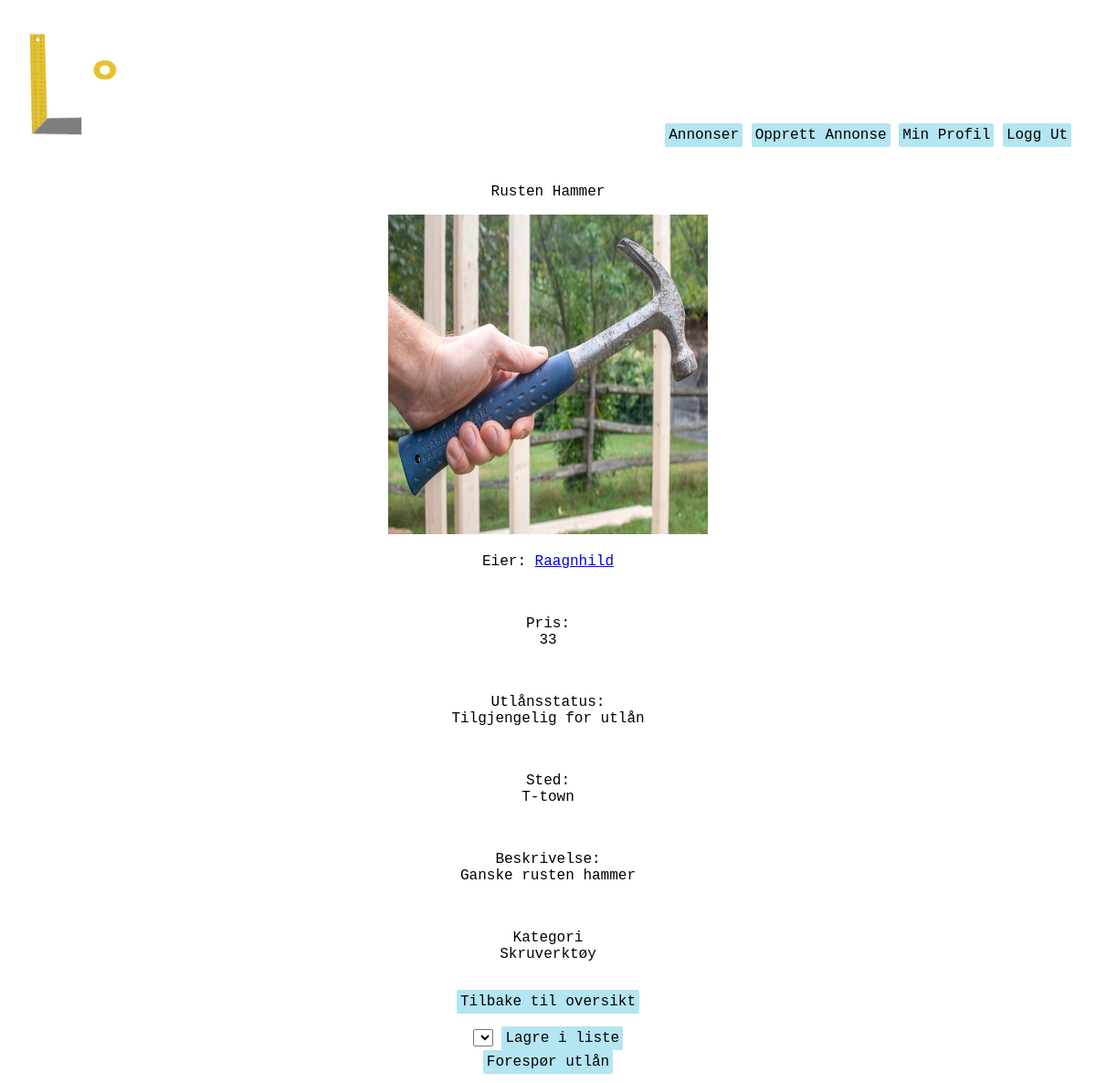
Screenshot of /homepage/listing/36 (signed in) with the database file from the repository.
### homepage/models.py (models this page shows, shortened)
class Listing(models.Model):
    owner = models.ForeignKey(User, verbose_name = 'User', on_delete=models.CASCADE, null=True) #user burde kanskje endres til settings.AUTH_USER_MODEL. må i så fall django.conf import settings
    title = models.CharField(max_length=50, verbose_name="Tittel")
    image = models.ImageField(upload_to='images/', null=True)
    loaned = models.BooleanField(default=False, verbose_name="Utlånt?")
    price = models.PositiveSmallIntegerField(verbose_name='Pris', default=0)
    location = models.CharField(max_length=100, verbose_name="Sted") #burde kanskje være annet enn CharField. Gjør det vanskelig å sortere etter denne attributten
    description = models.TextField(verbose_name="Beskrivelse")
    SW = 1
    PT = 2
    WD = 3
    CT = 4
    SV = 5
    BO = 6
    OT = 7
    CATEGORY_CHOICES = (
        (SW, 'Saging'),
        (PT, 'Maling'),
        (WD, 'Sveising'),
        (CT, 'Kutt/Kapping'),
        (SV, 'Skruverktøy'),
        (BO, 'Slagverktøy'),
        (OT, 'Annet'),
    )
    category = models.PositiveSmallIntegerField(
        choices = CATEGORY_CHOICES,
        default = OT,
        verbose_name="Kategori",
    )

### homepage/views.py (the view)
# urls.py: path('listing/<int:listing_id>', views.listing, name='listing'),
@login_required
def listing(request, listing_id):
    listing = get_object_or_404(Listing, pk = listing_id)
    agreementRequests = listing.agreement_req_listing.all() #forespørsler om å låne annonsen
    notRequested = True #hvorvidt annonsen ikke er forespurt
    loanedBy = None #blir satt til brukeren som evt har lånt objektet
    if request.POST.get('accept_btn'):
        ag_req_pk = request.POST.get('ag_req_pk_field')
        agreement_request = AgreementRequest.objects.get(pk=ag_req_pk)
        createAgreement(listing, agreement_request)
        for request in agreementRequests:
            declineAgreement(agreement_request)
    elif request.POST.get('decline_btn'):
        ag_req_pk = request.POST.get('ag_req_pk_field')
        agreement_request = AgreementRequest.objects.get(pk=ag_req_pk)
        declineAgreement(agreement_request)
    myListing = False
    if listing.owner == request.user:
        myListing = True
        if listing.loaned:
            loanedBy = listing.agreement_listing.get(owner=listing.owner).loaner
        context = {'listing': listing, 'notRequested': notRequested, 'loanedBy': loanedBy, 'agreement_requests':agreementRequests}
        return render(request, 'homepage/my_listing.html', context)
    if request.POST.get('request_btn'):
        agreementRequest = AgreementRequest.objects.create_agreement_request(listing.owner, request.user, listing)
        agreementRequest.save()
    dropdownList = request.user.list_owner.all()
    if request.POST.get('add_to_fav_btn'):
        active_user = request.user
        chosenUserListName = request.POST.get('userListDD')
        chosenUserList = active_user.list_owner.all().filter(listName=chosenUserListName).first()
        chosenUserList.annonser.add(listing)
    dropdownList = request.user.list_owner.all()
    if request.POST.get('add_to_fav_btn'):
        active_user = request.user
        chosenUserListName = request.POST.get('userListDD')
        chosenUserList = active_user.list_owner.all().filter(listName=chosenUserListName).first()
        chosenUserList.annonser.add(listing)
    for requests in agreementRequests:
        if requests.loaner == request.user:
            notRequested= False
    print(myListing)
    context = {'listing': listing, 'notRequested': notRequested, 'loanedBy': loanedBy, 'agreement_requests':agreementRequests, 'myListing':myListing, 'dropdownList':dropdownList}
    return render(request, 'homepage/listing.html', context)

### homepage/templates/homepage/listing.html (shortened to what this page needs)
{% extends "users/base.html" %}
  {% block content %}
      <div>
        <p class="listing_title">{{listing.title}}</p>
        <div class="listingImgBig">
          <img src="{{listing.image.url}} " width="350px" height="350px" />
        </div>
        <p>Eier: <a href="{% url 'users:profile' listing.owner %}">{{listing.owner}}</a></p>
        <br>
        <p>Pris: <br>
          {{listing.price}}</p>
        <br>
        <p>Utlånsstatus: <br>
          {% if listing.loaned %}
            Utlånt
          {% else %}
            Tilgjengelig for utlån
          {% endif %}
        </p>
        <br>
        <p>Sted: <br>
          {{listing.location}}</p>
        <br>
        <p>Beskrivelse: <br>
          {{listing.description}}</p>
        <br>
        <p>Kategori <br>
          {{listing.get_category_display}}</p>
        <br>
        <a href="{% url 'homepage:listing_overview' %}" class="knapp">Tilbake til oversikt</a>
      </div>
      <br>
    <div>
      <form action="{% url 'homepage:listing' listing.id %}" method="POST">
        <select id='userListDD' name='userListDD'>
        </select>
        <button type="submit" value = "Click" name="add_to_fav_btn">Lagre i liste</button>
      </form>
    </div>
    {% if listing.loaned %}
        <div>
          <p>Objektet er allerede utlånt</p>
        </div>
      {% elif notRequested %}
        <div>
          <form action="{% url 'homepage:listing' listing.id %}" method="POST">
            <button type="submit" value = "Click" name="request_btn">Forespør utlån</button>
          </form>
        </div>
      {% else %}
      <div>
        <p>
          Lån er allerede forespurt
        </p>
      </div>
      {% endif %}
  {% endblock content %}

### users/static/stylish.css (style rules this page uses)
.bg { margin: 0px; background-image: url("../static/img/standinBG2_r.jpg"); background-size: cover; height: 100%; min-height: 100vh; font-family: 'Courier New', Courier, monospace; }
button, .knapp, .knappStor { background-color: rgb(180, 229, 242); padding: 4px; text-decoration: none; box-shadow: 2px; font-family: 'Courier New', Courier, monospace; color: black; border: none; border-radius: 2px; font-size: 16px; }
.listingImgBig { display: inline-block; height: 350px; width: 350px; }

### rows the page displays
Listing: title "Rusten Hammer", image (picture), owner "Raagnhild", price "33", location "T-town", description "Ganske rusten hammer", category "Skruverktøy"
